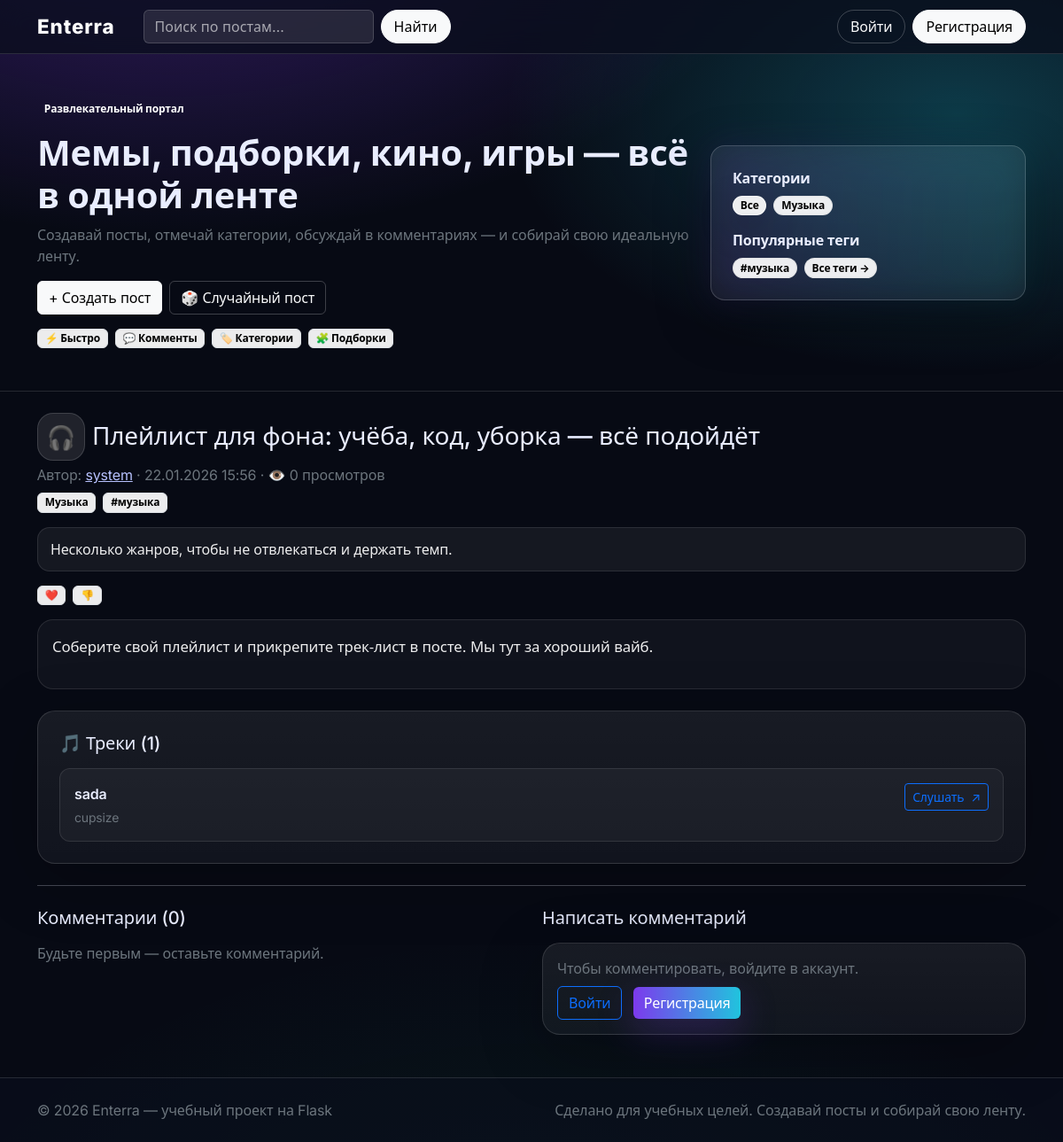
The app's page /post/4 with its own data.
### portal/models.py (models this page shows, shortened)
class Category(db.Model):
    id = db.Column(db.Integer, primary_key=True)
    slug = db.Column(db.String(64), unique=True, nullable=False, index=True)
    title = db.Column(db.String(64), unique=True, nullable=False)

class Tag(db.Model):
    id = db.Column(db.Integer, primary_key=True)
    name = db.Column(db.String(32), unique=True, nullable=False, index=True)
    slug = db.Column(db.String(32), unique=True, nullable=False, index=True)
    created_at = db.Column(db.DateTime, default=lambda: datetime.now(timezone.utc), nullable=False)

class Post(db.Model):
    id = db.Column(db.Integer, primary_key=True)
    title = db.Column(db.String(140), nullable=False)
    summary = db.Column(db.String(240), nullable=True)
    body = db.Column(db.Text, nullable=False)
    cover_emoji = db.Column(db.String(8), nullable=True)
    media_path = db.Column(db.String(255), nullable=True)
    media_type = db.Column(db.String(16), nullable=True)
    is_published = db.Column(db.Boolean, default=True, nullable=False)
    views = db.Column(db.Integer, default=0, nullable=False)  # Счетчик просмотров
    created_at = db.Column(db.DateTime, default=lambda: datetime.now(timezone.utc), nullable=False, index=True)
    updated_at = db.Column(db.DateTime, default=lambda: datetime.now(timezone.utc), nullable=False)
    author_id = db.Column(db.Integer, db.ForeignKey("user.id"), nullable=False, index=True)
    categories = db.relationship("Category", secondary=post_categories, lazy="subquery")
    tags = db.relationship("Tag", secondary=post_tags, lazy="subquery")
    comments = db.relationship("Comment", backref="post", lazy=True, cascade="all, delete-orphan")
    likes = db.relationship("PostLike", backref="post", lazy=True, cascade="all, delete-orphan")
    tracks = db.relationship("Track", backref="post", lazy=True, cascade="all, delete-orphan", order_by="Track.order")

class User(db.Model, UserMixin):
    id = db.Column(db.Integer, primary_key=True)
    username = db.Column(db.String(32), unique=True, nullable=False, index=True)
    email = db.Column(db.String(255), unique=True, nullable=False, index=True)
    password_hash = db.Column(db.String(255), nullable=False)
    is_admin = db.Column(db.Boolean, default=False, nullable=False)
    created_at = db.Column(db.DateTime, default=lambda: datetime.now(timezone.utc), nullable=False)
    avatar_path = db.Column(db.String(255), nullable=True)
    bio = db.Column(db.String(500), nullable=True)
    is_private = db.Column(db.Boolean, default=False, nullable=False)
    theme_preference = db.Column(db.String(16), default="dark", nullable=False)  # dark, light, auto
    posts = db.relationship("Post", backref="author", lazy=True, cascade="all, delete-orphan")
    comments = db.relationship("Comment", backref="author", lazy=True, cascade="all, delete-orphan")
    likes = db.relationship("PostLike", backref="user", lazy=True, cascade="all, delete-orphan")
    achievements = db.relationship("UserAchievement", backref="user", lazy=True, cascade="all, delete-orphan")
    quiz_results = db.relationship("QuizResult", backref="user", lazy=True, cascade="all, delete-orphan")
    following = db.relationship(
        "Follow",
        foreign_keys="Follow.follower_id",
        backref="follower",
        lazy="dynamic",
        cascade="all, delete-orphan",
    )
    followers = db.relationship(
        "Follow",
        foreign_keys="Follow.followed_id",
        backref="followed",
        lazy="dynamic",
        cascade="all, delete-orphan",
    )

class Track(db.Model):
    id = db.Column(db.Integer, primary_key=True)
    title = db.Column(db.String(200), nullable=False)
    artist = db.Column(db.String(200), nullable=False)
    url = db.Column(db.String(500), nullable=True)  # Ссылка на Spotify, YouTube и т.д.
    order = db.Column(db.Integer, default=0, nullable=False)
    created_at = db.Column(db.DateTime, default=lambda: datetime.now(timezone.utc), nullable=False, index=True)
    post_id = db.Column(db.Integer, db.ForeignKey("post.id"), nullable=False, index=True)

### portal/routes.py (the view, shortened to what this page needs)
@bp.get("/post/<int:post_id>")
def post_detail(post_id: int):
    post = Post.query.get_or_404(post_id)
    if not post.is_published and (not current_user.is_authenticated or (current_user.id != post.author_id and not current_user.is_admin)):
        flash("Пост скрыт.", "warning")
        return redirect(url_for("main.index"))
    form = CommentForm()
    comments = Comment.query.filter_by(post_id=post.id).order_by(Comment.created_at.asc()).all()
    reactions_counts = {code: 0 for code in REACTIONS.keys()}
    rows = (
        db.session.query(PostLike.reaction, func.count(PostLike.id))
        .filter_by(post_id=post.id)
        .group_by(PostLike.reaction)
        .all()
    )
    for reaction, count in rows:
        if reaction in reactions_counts:
            reactions_counts[reaction] = count
    user_reaction = None
    user_view = None
    similar_tags = []
    return render_template(
        "post_detail.html",
        post=post,
        form=form,
        comments=comments,
        reactions=REACTIONS,
        reactions_counts=reactions_counts,
        user_reaction=user_reaction,
        user_view=user_view,
        similar_tags=similar_tags,
    )

### portal/templates/post_detail.html (shortened to what this page needs)
{% extends "base.html" %}
{% from "_macros.html" import render_field %}
{% block content %}
  <div class="mt-4">
    <div class="d-flex flex-wrap align-items-start justify-content-between gap-2">
      <div>
        <div class="d-flex gap-2 align-items-center">
          <div class="portal-emoji-lg">{{ post.cover_emoji or "✨" }}</div>
          <h2 class="h3 mb-0">{{ post.title }}</h2>
        </div>
        <div class="text-secondary mt-1">
          Автор: <a href="{{ url_for('main.profile', username=post.author.username) }}">{{ post.author.username }}</a>
          · {{ post.created_at.strftime("%d.%m.%Y %H:%M") }}
          · 👁️ {{ post.views }} просмотров
        </div>
        <div class="d-flex flex-wrap gap-2 mt-2">
          {% for c in post.categories %}
            <a class="badge text-bg-light border text-decoration-none" href="{{ url_for('main.index', category=c.slug) }}">{{ c.title }}</a>
          {% endfor %}
          {% for tag in post.tags %}
            <a class="badge text-bg-light border text-decoration-none" href="{{ url_for('main.index', tag=tag.slug) }}">#{{ tag.name }}</a>
          {% endfor %}
        </div>
      </div>
    </div>
    {% if post.summary %}
      <div class="portal-lead mt-3">{{ post.summary }}</div>
    {% endif %}
    <div class="d-flex flex-wrap align-items-center gap-2 mt-3">
      {% for code, cfg in reactions.items() %}
        {% set count = reactions_counts.get(code, 0) %}
        {% if current_user.is_authenticated %}
          <form method="post" action="{{ url_for('main.post_react', post_id=post.id, reaction_code=code) }}">
            <button class="btn btn-sm {% if user_reaction == code %}btn-primary{% else %}btn-outline-light{% endif %}" type="submit">
              {{ cfg.emoji }} {% if count %}<span class="small">{{ count }}</span>{% endif %}
            </button>
          </form>
        {% else %}
          <span class="badge text-bg-light border">
            {{ cfg.emoji }} {% if count %}{{ count }}{% endif %}
          </span>
        {% endif %}
      {% endfor %}
    </div>
    <article class="portal-article mt-3">
      {{ post.body | replace("\n", "<br>") | safe }}
    </article>
    {% if post.tracks %}
      <div class="portal-panel p-3 p-lg-4 mt-4">
        <div class="h5 mb-3">🎵 Треки ({{ post.tracks|length }})</div>
        <div class="d-flex flex-column gap-2">
          {% for track in post.tracks %}
            <div class="track-display p-3" style="background: rgba(255,255,255,.04); border: 1px solid rgba(255,255,255,.1); border-radius: 12px;">
              <div class="d-flex align-items-start justify-content-between gap-2">
                <div class="flex-grow-1">
                  <div class="fw-semibold">{{ track.title }}</div>
                  <div class="text-secondary small mt-1">{{ track.artist }}</div>
                </div>
                {% if track.url %}
                  <a href="{{ track.url }}" target="_blank" rel="noopener noreferrer" class="btn btn-sm btn-outline-primary">
                    <span>Слушать</span>
                    <span class="ms-1">↗</span>
                  </a>
                {% endif %}
              </div>
            </div>
          {% endfor %}
        </div>
      </div>
    {% endif %}
    <hr class="my-4">
    <div class="row g-4">
      <div class="col-lg-6">
        <div class="h5 mb-3">Комментарии ({{ comments|length }})</div>
        {% if comments %}
          <div class="d-flex flex-column gap-2">
            {% for c in comments %}
              <div class="portal-comment p-3">
                <div class="d-flex justify-content-between small text-secondary">
                  <div>
                    <a href="{{ url_for('main.profile', username=c.author.username) }}">{{ c.author.username }}</a>
                  </div>
                  <div>{{ c.created_at.strftime("%d.%m.%Y %H:%M") }}</div>
                </div>
                <div class="mt-2">{{ c.body | replace("\n", "<br>") | safe }}</div>
              </div>
            {% endfor %}
          </div>
        {% else %}
          <div class="text-secondary">Будьте первым — оставьте комментарий.</div>
        {% endif %}
      </div>
      <div class="col-lg-6">
        <div class="h5 mb-3">Написать комментарий</div>
        {% if current_user.is_authenticated %}
          <form method="post" action="{{ url_for('main.add_comment', post_id=post.id) }}" class="portal-panel p-3">
            {{ form.hidden_tag() }}
            <div class="mb-3">
              {{ form.body(class_="form-control", rows="5", placeholder="Ваш комментарий…") }}
              {% if form.body.errors %}
                <div class="form-text text-danger">{{ form.body.errors[0] }}</div>
              {% endif %}
            </div>
            <button class="btn btn-primary">Отправить</button>
          </form>
        {% else %}
          <div class="portal-panel p-3">
            <div class="text-secondary mb-2">Чтобы комментировать, войдите в аккаунт.</div>
            <a class="btn btn-outline-primary" href="{{ url_for('main.login') }}">Войти</a>
            <a class="btn btn-primary ms-2" href="{{ url_for('main.register') }}">Регистрация</a>
          </div>
        {% endif %}
      </div>
    </div>
  </div>
{% endblock %}

### portal/templates/base.html (shortened to what this page needs)
<!doctype html>
<html lang="ru">
  <head>
    <link href="https://cdn.jsdelivr.net/npm/bootstrap@5.3.3/dist/css/bootstrap.min.css" rel="stylesheet">
    <link rel="stylesheet" href="{{ url_for('static', filename='css/app.css') }}">
  </head>
  <body>
    <nav class="navbar navbar-expand-lg navbar-dark sticky-top portal-nav">
      <div class="container">
        <a class="navbar-brand fw-extrabold" href="{{ url_for('main.index') }}">Enterra</a>
        <div class="collapse navbar-collapse" id="nav">
          <form class="d-flex ms-lg-3 me-lg-auto mt-3 mt-lg-0" method="post" action="{{ url_for('main.search') }}">
            <input class="form-control me-2 portal-search" name="q" placeholder="Поиск по постам…" value="{{ q or '' }}">
            <button class="btn btn-light">Найти</button>
          </form>
          <div class="d-flex gap-2 mt-3 mt-lg-0">
            {% if current_user.is_authenticated %}
              <a class="btn btn-primary" href="{{ url_for('main.post_new') }}">+ Пост</a>
              <a class="btn btn-outline-light" href="{{ url_for('main.following_feed') }}">📰 Подписки</a>
              <a class="btn btn-outline-light" href="{{ url_for('main.profile', username=current_user.username) }}">{{ current_user.username }}</a>
              {% if current_user.is_admin %}
                <a class="btn btn-outline-warning" href="{{ url_for('main.admin') }}">Админ</a>
              {% endif %}
              <form method="post" action="{{ url_for('main.toggle_theme') }}" class="d-inline">
                <input type="hidden" name="theme" value="{% if current_user.theme_preference == 'light' %}dark{% else %}light{% endif %}">
                <button class="btn btn-outline-light" type="submit" title="Переключить тему">
                  {% if current_user.theme_preference == 'light' %}🌙{% else %}☀️{% endif %}
                </button>
              </form>
              <form method="post" action="{{ url_for('main.logout') }}">
                <button class="btn btn-outline-light" type="submit">Выйти</button>
              </form>
            {% else %}
              <a class="btn btn-outline-light" href="{{ url_for('main.login') }}">Войти</a>
              <a class="btn btn-light" href="{{ url_for('main.register') }}">Регистрация</a>
            {% endif %}
          </div>
        </div>
      </div>
    </nav>
    <header class="portal-hero">
      <div class="container py-4 py-lg-5">
        <div class="row align-items-center g-4">
          <div class="col-lg-8">
            <div class="badge text-bg-dark-subtle mb-3">Развлекательный портал</div>
            <h1 class="display-6 fw-bold mb-2">Мемы, подборки, кино, игры — всё в одной ленте</h1>
            <div class="text-secondary">Создавай посты, отмечай категории, обсуждай в комментариях — и собирай свою идеальную ленту.</div>
            <div class="d-flex gap-2 mt-3">
              <a class="btn btn-light" href="{{ url_for('main.post_new') }}">+ Создать пост</a>
              <a class="btn btn-outline-light" href="{{ url_for('main.random_post') }}">🎲 Случайный пост</a>
            </div>
            <div class="d-flex flex-wrap gap-2 mt-3">
              <span class="badge text-bg-light border">⚡ Быстро</span>
              <span class="badge text-bg-light border">💬 Комменты</span>
              <span class="badge text-bg-light border">🏷️ Категории</span>
              <span class="badge text-bg-light border">🧩 Подборки</span>
            </div>
          </div>
          <div class="col-lg-4">
            <div class="portal-cats portal-glow p-3 p-lg-4">
              <div class="fw-bold mb-2">Категории</div>
              <div class="d-flex flex-wrap gap-2">
                <a class="badge rounded-pill text-bg-light portal-pill {% if not active_category %}active{% endif %}" href="{{ url_for('main.index') }}">Все</a>
                {% for c in all_categories %}
                  <a class="badge rounded-pill text-bg-light portal-pill {% if active_category == c.slug %}active{% endif %}" href="{{ url_for('main.index', category=c.slug) }}">{{ c.title }}</a>
                {% endfor %}
              </div>
              {% if popular_tags %}
                <div class="fw-bold mb-2 mt-3">Популярные теги</div>
                <div class="d-flex flex-wrap gap-2">
                  {% for tag in popular_tags[:10] %}
                    <a class="badge rounded-pill text-bg-light portal-pill" href="{{ url_for('main.index', tag=tag.slug) }}">#{{ tag.name }}</a>
                  {% endfor %}
                  <a class="badge rounded-pill text-bg-light portal-pill" href="{{ url_for('main.tags_cloud') }}">Все теги →</a>
                </div>
              {% endif %}
            </div>
          </div>
        </div>
      </div>
    </header>
    <main class="container pb-5">
      {% block content %}{% endblock %}
    </main>
    <footer class="portal-footer">
      <div class="container py-4 d-flex flex-column flex-md-row gap-2 justify-content-between">
        <div class="text-secondary">© {{ 2026 }} Enterra — учебный проект на Flask</div>
        <div class="text-secondary">Сделано для учебных целей. Создавай посты и собирай свою ленту.</div>
      </div>
    </footer>
  </body>
</html>

### records on screen
Category: title "Музыка"
Tag: name "музыка"
Post: cover_emoji "🎧", title "Плейлист для фона: учёба, код, уборка — всё подойдёт", created_at "22.01.2026 15:56", views "0", summary "Несколько жанров, чтобы не отвлекаться и держать темп.", body "Соберите свой плейлист и прикрепите трек‑лист в посте. Мы тут за хороший вайб."
User: author.username "system"
Track: title "sada", artist "cupsize"

### other values on screen
{{ cfg.emoji }} "❤️" "👎"
{{ post.tracks|length }} "1"
{{ comments|length }} "0"
{{ 2026 }} "2026"
